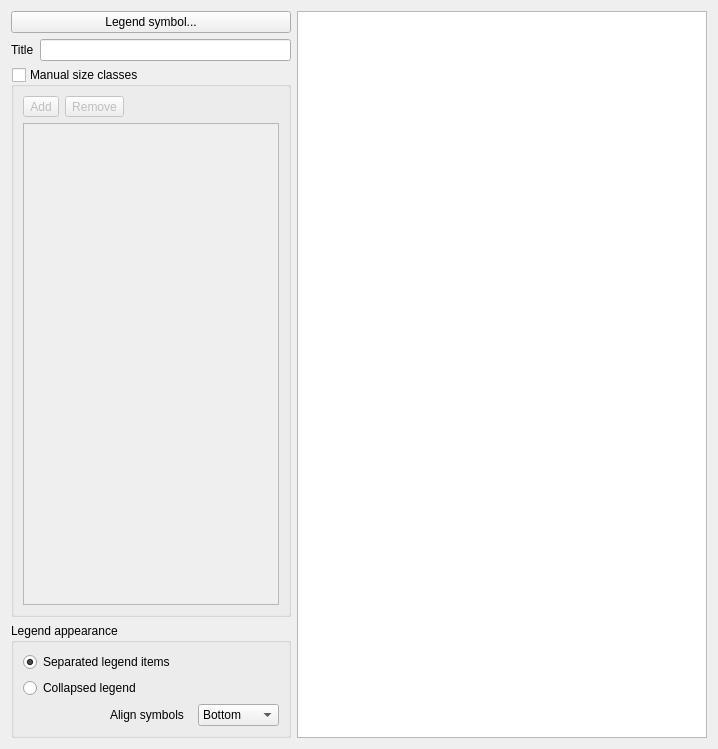
<?xml version="1.0" encoding="UTF-8"?>
<ui version="4.0">
 <class>QgsDataDefinedSizeLegendWidget</class>
 <widget class="QWidget" name="QgsDataDefinedSizeLegendWidget">
  <property name="geometry">
   <rect>
    <x>0</x>
    <y>0</y>
    <width>718</width>
    <height>749</height>
   </rect>
  </property>
  <property name="windowTitle">
   <string>Data-defined Size Legend</string>
  </property>
  <layout class="QHBoxLayout" name="horizontalLayout_4">
   <item>
    <layout class="QVBoxLayout" name="verticalLayout">
     <item>
      <widget class="QPushButton" name="btnChangeSymbol">
       <property name="text">
        <string>Legend symbol...</string>
       </property>
      </widget>
     </item>
     <item>
      <layout class="QHBoxLayout" name="horizontalLayout_3">
       <item>
        <widget class="QLabel" name="label_2">
         <property name="text">
          <string>Title</string>
         </property>
        </widget>
       </item>
       <item>
        <widget class="QLineEdit" name="editTitle"/>
       </item>
      </layout>
     </item>
     <item>
      <widget class="QGroupBox" name="groupManualSizeClasses">
       <property name="title">
        <string>Manual size classes</string>
       </property>
       <property name="checkable">
        <bool>true</bool>
       </property>
       <property name="checked">
        <bool>false</bool>
       </property>
       <layout class="QVBoxLayout" name="verticalLayout_2">
        <item>
         <layout class="QHBoxLayout" name="horizontalLayout_2">
          <item>
           <widget class="QToolButton" name="btnAddClass">
            <property name="text">
             <string>Add</string>
            </property>
           </widget>
          </item>
          <item>
           <widget class="QToolButton" name="btnRemoveClass">
            <property name="text">
             <string>Remove</string>
            </property>
           </widget>
          </item>
          <item>
           <spacer name="horizontalSpacer">
            <property name="orientation">
             <enum>Qt::Horizontal</enum>
            </property>
            <property name="sizeHint" stdset="0">
             <size>
              <width>40</width>
              <height>20</height>
             </size>
            </property>
           </spacer>
          </item>
         </layout>
        </item>
        <item>
         <widget class="QTreeView" name="viewSizeClasses">
          <property name="rootIsDecorated">
           <bool>false</bool>
          </property>
         </widget>
        </item>
       </layout>
      </widget>
     </item>
     <item>
      <widget class="QGroupBox" name="groupBox">
       <property name="title">
        <string>Legend appearance</string>
       </property>
       <layout class="QGridLayout" name="gridLayout">
        <item row="0" column="0" colspan="3">
         <widget class="QRadioButton" name="radSeparated">
          <property name="text">
           <string>Separated legend items</string>
          </property>
          <property name="checked">
           <bool>true</bool>
          </property>
         </widget>
        </item>
        <item row="1" column="0" colspan="3">
         <widget class="QRadioButton" name="radCollapsed">
          <property name="text">
           <string>Collapsed legend</string>
          </property>
         </widget>
        </item>
        <item row="2" column="0">
         <spacer name="horizontalSpacer_2">
          <property name="orientation">
           <enum>Qt::Horizontal</enum>
          </property>
          <property name="sizeType">
           <enum>QSizePolicy::Fixed</enum>
          </property>
          <property name="sizeHint" stdset="0">
           <size>
            <width>15</width>
            <height>20</height>
           </size>
          </property>
         </spacer>
        </item>
        <item row="2" column="1">
         <widget class="QLabel" name="label">
          <property name="text">
           <string>Align symbols</string>
          </property>
         </widget>
        </item>
        <item row="2" column="2">
         <widget class="QComboBox" name="cboAlignSymbols">
          <item>
           <property name="text">
            <string>Bottom</string>
           </property>
          </item>
          <item>
           <property name="text">
            <string>Center</string>
           </property>
          </item>
         </widget>
        </item>
       </layout>
      </widget>
     </item>
    </layout>
   </item>
   <item>
    <widget class="QTreeView" name="viewLayerTree">
     <property name="sizePolicy">
      <sizepolicy hsizetype="Expanding" vsizetype="Expanding">
       <horstretch>1</horstretch>
       <verstretch>0</verstretch>
      </sizepolicy>
     </property>
     <property name="headerHidden">
      <bool>true</bool>
     </property>
    </widget>
   </item>
  </layout>
 </widget>
 <tabstops>
  <tabstop>btnChangeSymbol</tabstop>
  <tabstop>editTitle</tabstop>
  <tabstop>groupManualSizeClasses</tabstop>
  <tabstop>btnAddClass</tabstop>
  <tabstop>btnRemoveClass</tabstop>
  <tabstop>viewSizeClasses</tabstop>
  <tabstop>radSeparated</tabstop>
  <tabstop>radCollapsed</tabstop>
  <tabstop>cboAlignSymbols</tabstop>
  <tabstop>viewLayerTree</tabstop>
 </tabstops>
 <resources/>
 <connections/>
</ui>
